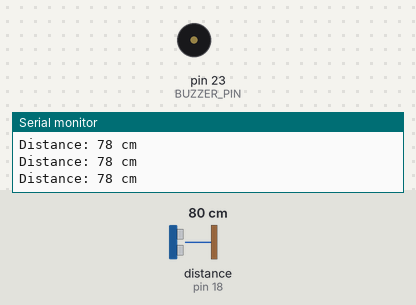
Bench run of a sketch on a simulated Arduino Mega 2560, built with avr-gcc and run on an emulated ATmega2560. Parts: buzzer (waves = sounding, pin HIGH), the last lines printed to the serial monitor. Wiring (inferred from the names in the program): ultrasonic range finder: trigger pin 5; echo pin 18. Inputs (shaded band) come from the test bench; at power-on: distance to the obstacle (sensor on pin 18) 80 cm. The echo pulse lasts 58.3 µs per cm; pins used as bus, display or sensor lines are not drawn.

Above: at 1.2 s.
1.3 s: distance to the obstacle (sensor on pin 18) set to 23 cm
2.8 s: distance to the obstacle (sensor on pin 18) set to 18 cm
At 3.9 s:
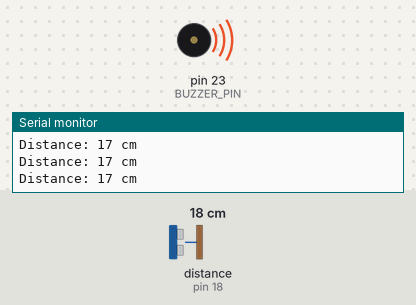
4.3 s: distance to the obstacle (sensor on pin 18) set to 35 cm
At 5.6 s:
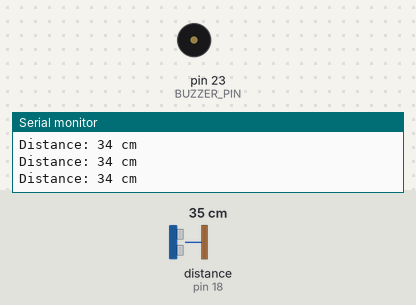
5.9 s: distance to the obstacle (sensor on pin 18) set to 2 cm
At 6.5 s:
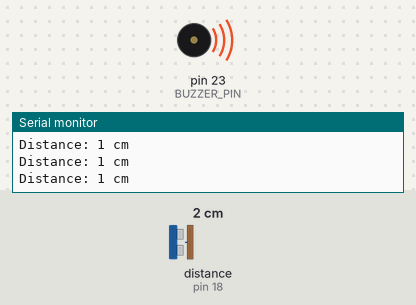
Timing chart, 0 to 8.5 s (numbered marks = the images above; inputs shaded):
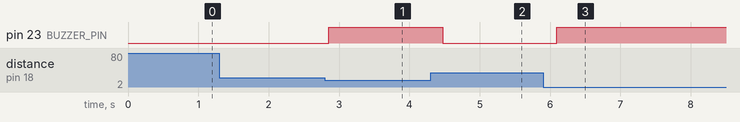

Measured:
- the behaviour switches between 21 and 20 cm on distance to the obstacle (sensor on pin 18) (found by bisection; images 0 and 1)
- after the input at 2.8 s, pin 23 (BUZZER_PIN): LOW → HIGH after 0.05 s
- after the input at 4.3 s, pin 23 (BUZZER_PIN): HIGH → LOW after 0.17 s
- after the input at 5.9 s, pin 23 (BUZZER_PIN): LOW → HIGH after 0.19 s

The sketch:

distancealert.ino.ino
```cpp
#define TRIG_PIN 5      // Ultrasonic TRIG pin
#define ECHO_PIN 18     // Ultrasonic ECHO pin
#define BUZZER_PIN 23   // Buzzer + pin

void setup() {
  Serial.begin(115200);
  pinMode(TRIG_PIN, OUTPUT);
  pinMode(ECHO_PIN, INPUT);
  pinMode(BUZZER_PIN, OUTPUT);
}

void loop() {
  // --- Send trigger pulse to ultrasonic sensor ---
  digitalWrite(TRIG_PIN, LOW);
  delayMicroseconds(2);
  digitalWrite(TRIG_PIN, HIGH);
  delayMicroseconds(10);
  digitalWrite(TRIG_PIN, LOW);

  // --- Measure echo pulse ---
  long duration = pulseIn(ECHO_PIN, HIGH);
  int distance = duration * 0.034 / 2;  // Convert to cm

  // --- Print distance to Serial Monitor ---
  Serial.print("Distance: ");
  Serial.print(distance);
  Serial.println(" cm");

  // --- Buzzer control ---
  if (distance > 0 && distance < 20) {
    digitalWrite(BUZZER_PIN, HIGH);  // Beep if object < 20 cm
  } else {
    digitalWrite(BUZZER_PIN, LOW);   // Silent otherwise
  }

  delay(200);  // small delay to keep readings stable
}
```
